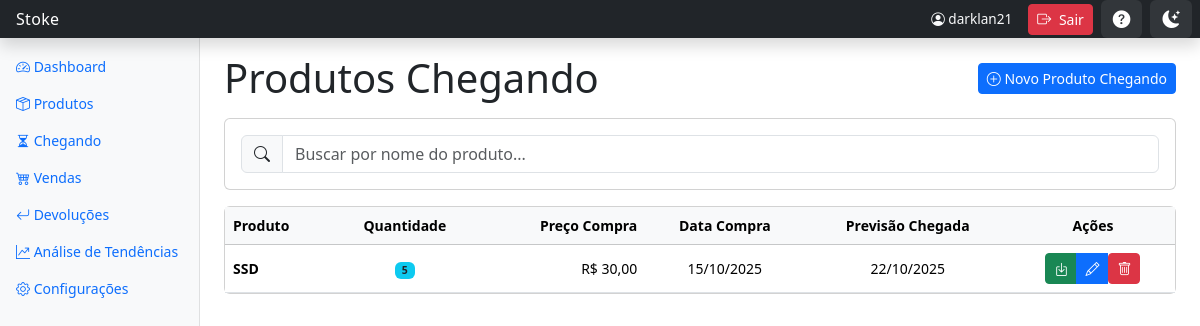
/chegando/ (signed in), run on the app's committed database.
### inventario/models.py (models this page shows, shortened)
class ProdutoChegando(models.Model):
    nome = models.CharField('Nome do Produto', max_length=255)
    quantidade = models.PositiveIntegerField('Quantidade')
    preco_compra = models.DecimalField('Preço de Compra', max_digits=10, decimal_places=2)
    fornecedor = models.ForeignKey(Fornecedor, on_delete=models.PROTECT, related_name='produtos_chegando', null=True, blank=True)
    data_compra = models.DateField('Data da Compra', default=timezone.now)
    data_prevista_chegada = models.DateField('Previsão de Chegada', blank=True, null=True)
    observacoes = models.TextField('Observações', blank=True, null=True)
    incluido_estoque = models.BooleanField('Já Incluído no Estoque', default=False)
    data_inclusao = models.DateTimeField('Data de Inclusão no Estoque', blank=True, null=True)
    produto_existente = models.ForeignKey(Produto, on_delete=models.SET_NULL, null=True, blank=True, related_name='produtos_chegando')
    class Meta:
        verbose_name = 'Produto Chegando'
        verbose_name_plural = 'Produtos Chegando'
        ordering = ['-data_compra']

### inventario/views.py (the view)
# urls.py: path('chegando/', views.listar_produtos_chegando, name='listar_produtos_chegando'),
def listar_produtos_chegando(request):
    query = request.GET.get('q', '').strip()
    produtos_chegando = ProdutoChegando.objects.filter(incluido_estoque=False)
    if query:
        produtos_chegando = produtos_chegando.filter(nome__icontains=query)
    produtos_chegando = produtos_chegando.order_by('-data_compra')
    paginator = Paginator(produtos_chegando, 20)
    page_number = request.GET.get('page')
    try:
        page_obj = paginator.get_page(page_number)
    except PageNotAnInteger:
        page_obj = paginator.get_page(1)
    except EmptyPage:
        page_obj = paginator.get_page(paginator.num_pages)
    return render(request, 'inventario/listar_produtos_chegando.html', {
        'page_obj': page_obj,
        'produtos_chegando': page_obj,  # Mantém compatibilidade com template
        'query_atual': query,
    })

### inventario/templates/inventario/listar_produtos_chegando.html (shortened to what this page needs)
{% extends 'inventario/base.html' %}
{% block content %}
<div class="row align-items-center mb-3">
    <div class="col-12 col-md-6">
        <h1 class="mb-2 mb-md-0">Produtos Chegando</h1>
    </div>
    <div class="col-12 col-md-6">
        <div class="d-flex justify-content-md-end">
            <a href="{% url 'inventario:criar_produto_chegando' %}" class="btn btn-primary btn-sm">
                <i class="bi bi-plus-circle"></i> Novo Produto Chegando
            </a>
        </div>
    </div>
</div>
<div class="card mb-3">
    <div class="card-body py-3">
        <form method="get">
            <div class="input-group">
                <span class="input-group-text"><i class="bi bi-search"></i></span>
                <input type="text" class="form-control" placeholder="Buscar por nome do produto..." name="q" value="{{ query_atual }}">
            </div>
        </form>
    </div>
</div>
<div class="card d-none d-lg-block">
    <div class="card-body p-0">
        <div class="table-responsive">
            <table class="table table-hover mb-0">
                <thead class="table-light">
                    <tr>
                        <th>Produto</th>
                        <th class="text-center">Quantidade</th>
                        <th class="text-end">Preço Compra</th>
                        <th class="text-center">Data Compra</th>
                        <th class="text-center">Previsão Chegada</th>
                        <th class="text-center">Ações</th>
                    </tr>
                </thead>
                <tbody>
                    {% for produto in produtos_chegando %}
                    <tr class="align-middle">
                        <td class="fw-semibold">{{ produto.nome }}</td>
                        <td class="text-center"><span class="badge bg-info text-dark">{{ produto.quantidade }}</span></td>
                        <td class="text-end">R$ {{ produto.preco_compra|floatformat:2 }}</td>
                        <td class="text-center">{{ produto.data_compra|date:"d/m/Y" }}</td>
                        <td class="text-center">{{ produto.data_prevista_chegada|date:"d/m/Y"|default:"—" }}</td>
                        <td class="text-center">
                            <div class="btn-group">
                                <a href="{% url 'inventario:incluir_no_estoque' pk=produto.pk %}" class="btn btn-sm btn-success" title="Incluir no Estoque">
                                    <i class="bi bi-box-arrow-in-down"></i>
                                </a>
                                <a href="{% url 'inventario:editar_produto_chegando' pk=produto.pk %}" class="btn btn-sm btn-primary" title="Editar">
                                    <i class="bi bi-pencil"></i>
                                </a>
                                <form action="{% url 'inventario:excluir_produto_chegando' pk=produto.pk %}" method="post" class="d-inline" onsubmit="return confirm('Excluir este produto chegando?');">
                                    <button type="submit" class="btn btn-sm btn-danger" title="Excluir">
                                        <i class="bi bi-trash"></i>
                                    </button>
                                </form>
                            </div>
                        </td>
                    </tr>
                    {% endfor %}
                </tbody>
            </table>
        </div>
    </div>
</div>
{% endblock %}

### inventario/templates/inventario/base.html (shortened to what this page needs)
<!DOCTYPE html>
<html lang="pt-br">
<head>
    {% load static %}
    <link href="https://cdn.jsdelivr.net/npm/bootstrap@5.3.3/dist/css/bootstrap.min.css" rel="stylesheet">
    <link rel="stylesheet" href="https://cdn.jsdelivr.net/npm/bootstrap-icons@1.11.3/font/bootstrap-icons.min.css">
</head>
<body>
    <header class="navbar navbar-dark sticky-top bg-dark flex-md-nowrap p-0 shadow">
        <a class="navbar-brand col-md-3 col-lg-2 me-0 px-3 fs-6" href="{% url 'inventario:dashboard' %}">
            Stoke
        </a>
        <div class="d-flex align-items-center">
            <span class="text-light me-3 d-none d-md-inline" style="font-size: 0.85rem;">
                <i class="bi bi-person-circle"></i> {{ user.username }}
            </span>
            <form method="post" action="{% url 'logout' %}" style="display: inline;" id="logout-form">
                <button type="button" class="btn btn-sm btn-danger me-2" title="Sair do Sistema" onclick="if(confirm('Deseja realmente sair do sistema?')){ document.getElementById('logout-form').submit(); }">
                    <i class="bi bi-box-arrow-right"></i>
                    <span class="d-none d-md-inline ms-1">Sair</span>
                </button>
            </form>
            <button id="help-toggle" class="btn btn-sm me-2" title="Recursos e Ajuda" data-bs-toggle="modal" data-bs-target="#helpModal">
                <i class="bi bi-question-circle-fill"></i>
            </button>
            <button id="theme-toggle" class="btn btn-sm me-2" title="Alternar tema">
                <i class="bi bi-moon-stars-fill" id="theme-icon"></i>
            </button>
        </div>
    </header>
    <div class="container-fluid">
        <div class="row">
            <nav id="sidebarMenu" class="col-md-3 col-lg-2 d-md-block bg-light sidebar collapse">
                <div class="position-sticky">
                    <ul class="nav flex-column">
                        <li class="nav-item">
                            <a href="{% url 'inventario:dashboard' %}" class="nav-link {% if request.resolver_match.url_name == 'dashboard' %}active{% endif %}" aria-current="page">
                                <i class="bi bi-speedometer2"></i> Dashboard
                            </a>
                        </li>
                        <li class="nav-item">
                            <a href="{% url 'inventario:listar_produtos' %}" class="nav-link {% if 'produto' in request.resolver_match.url_name or 'adicionar_estoque' in request.resolver_match.url_name %}active{% endif %}">
                                <i class="bi bi-box-seam"></i> Produtos
                            </a>
                        </li>
                        <li class="nav-item">
                            <a class="nav-link {% if 'chegando' in request.resolver_match.url_name or 'incluir_no_estoque' in request.resolver_match.url_name %}active{% endif %}" href="{% url 'inventario:listar_produtos_chegando' %}">
                                <i class="bi bi-hourglass-split"></i> Chegando
                            </a>
                        </li>
                        <li class="nav-item">
                            <a class="nav-link {% if 'venda' in request.resolver_match.url_name %}active{% endif %}" href="{% url 'inventario:listar_vendas' %}">
                                <i class="bi bi-cart4"></i> Vendas
                            </a>
                        </li>
                        <li class="nav-item">
                            <a class="nav-link {% if 'devolucao' in request.resolver_match.url_name %}active{% endif %}" href="{% url 'inventario:listar_devolucoes' %}">
                                <i class="bi bi-arrow-return-left"></i> Devoluções
                            </a>
                        </li>
                        <li class="nav-item">
                            <a class="nav-link {% if request.resolver_match.url_name == 'analise_tendencias' %}active{% endif %}" href="{% url 'inventario:analise_tendencias' %}">
                                <i class="bi bi-graph-up-arrow"></i> Análise de Tendências
                            </a>
                        </li>
                        <li class="nav-item">
                            <a href="{% url 'inventario:configuracoes' %}" class="nav-link {% if request.resolver_match.url_name == 'configuracoes' %}active{% endif %}">
                                <i class="bi bi-gear"></i> Configurações
                            </a>
                        </li>
                    </ul>
                </div>
            </nav>
            <main class="col-md-9 ms-sm-auto col-lg-10 px-md-4">
                <div class="pt-3 pb-2 mb-3">
                    {% block content %}{% endblock %}
                </div>
            </main>
        </div>
    </div>
</body>
</html>

### inventario/templates/inventario/base.html (style rules this page uses)
body { font-size: .875rem; }
.sidebar { position: fixed; top: 0; bottom: 0; left: 0; z-index: 100; padding: 48px 0 0; box-shadow: inset -1px 0 0 rgba(0, 0, 0, .1); }
.navbar-brand { font-weight: 500; letter-spacing: 0.3px; }
#theme-toggle { background-color: rgba(255, 255, 255, 0.08); border: none; color: #fff; padding: 6px 12px; border-radius: 6px; transition: all 0.3s ease; }
#theme-icon { font-size: 1.1rem; }
#help-toggle { background-color: rgba(255, 255, 255, 0.08); border: none; color: #fff; padding: 6px 12px; border-radius: 6px; transition: all 0.3s ease; }
#help-toggle .bi { font-size: 1.1rem; }
body, .card, .table, .sidebar, .form-control, .form-select, .btn, .badge, .alert { transition: background-color 0.3s ease, color 0.3s ease, border-color 0.3s ease; }
.card-body, .table-responsive { overflow-x: auto; }

### data on the page
ProdutoChegando: nome "SSD", quantidade "5", preco_compra "30,00", data_compra "15/10/2025", data_prevista_chegada "22/10/2025"

### other printed values
{{ user.username }} "darklan21"
